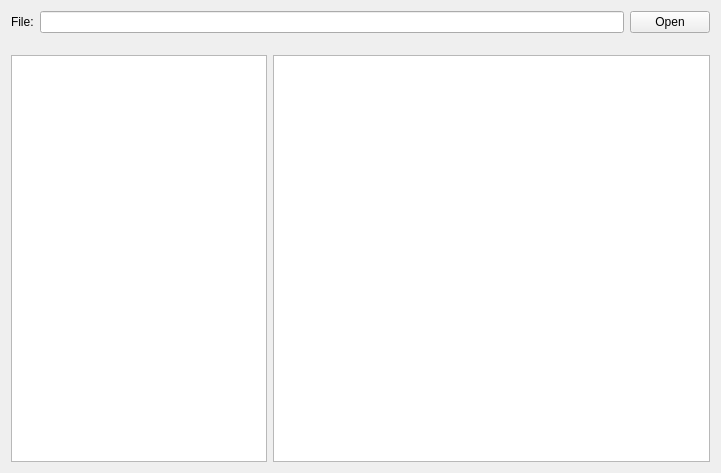
<?xml version="1.0" encoding="UTF-8"?>
<ui version="4.0">
 <class>MainWindow</class>
 <widget class="QMainWindow" name="MainWindow">
  <property name="geometry">
   <rect>
    <x>0</x>
    <y>0</y>
    <width>721</width>
    <height>473</height>
   </rect>
  </property>
  <property name="windowTitle">
   <string>H264 Naked</string>
  </property>
  <widget class="QWidget" name="centralWidget">
   <layout class="QVBoxLayout" name="verticalLayout">
    <property name="spacing">
     <number>0</number>
    </property>
    <property name="leftMargin">
     <number>0</number>
    </property>
    <property name="topMargin">
     <number>0</number>
    </property>
    <property name="rightMargin">
     <number>0</number>
    </property>
    <property name="bottomMargin">
     <number>0</number>
    </property>
    <item>
     <widget class="QWidget" name="fileWidget" native="true">
      <layout class="QHBoxLayout" name="fileWidgetHorizontalLayout">
       <item>
        <widget class="QLabel" name="openLabel">
         <property name="text">
          <string>File:</string>
         </property>
        </widget>
       </item>
       <item>
        <widget class="QLineEdit" name="filePathLineEdit">
         <property name="readOnly">
          <bool>true</bool>
         </property>
        </widget>
       </item>
       <item>
        <widget class="QPushButton" name="openPushButton">
         <property name="text">
          <string>Open</string>
         </property>
        </widget>
       </item>
      </layout>
     </widget>
    </item>
    <item>
     <widget class="QWidget" name="h264Widget" native="true">
      <layout class="QHBoxLayout" name="h264WidgetHorizontalLayout">
       <item>
        <widget class="QListView" name="nalListView">
         <property name="sizePolicy">
          <sizepolicy hsizetype="Preferred" vsizetype="Expanding">
           <horstretch>0</horstretch>
           <verstretch>0</verstretch>
          </sizepolicy>
         </property>
        </widget>
       </item>
       <item>
        <widget class="QPlainTextEdit" name="nalPlainTextEdit"/>
       </item>
      </layout>
     </widget>
    </item>
   </layout>
  </widget>
 </widget>
 <layoutdefault spacing="6" margin="11"/>
 <resources/>
 <connections/>
</ui>
